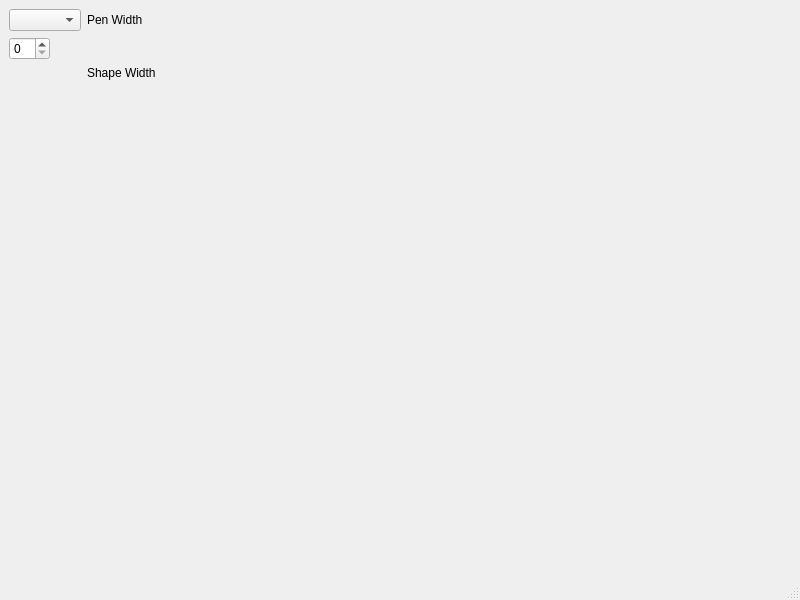
<?xml version="1.0" encoding="UTF-8"?>
<ui version="4.0">
 <class>MainWindow</class>
 <widget class="QMainWindow" name="MainWindow">
  <property name="geometry">
   <rect>
    <x>0</x>
    <y>0</y>
    <width>800</width>
    <height>600</height>
   </rect>
  </property>
  <property name="windowTitle">
   <string>MainWindow</string>
  </property>
  <widget class="QWidget" name="centralwidget">
   <layout class="QFormLayout" name="formLayout">
    <item row="0" column="0">
     <widget class="QComboBox" name="shapeComboBox"/>
    </item>
    <item row="0" column="1">
     <widget class="QLabel" name="penWidthLabel">
      <property name="text">
       <string>Pen Width</string>
      </property>
     </widget>
    </item>
    <item row="1" column="0">
     <widget class="QSpinBox" name="penWidthSpinBox"/>
    </item>
    <item row="2" column="1">
     <widget class="QLabel" name="shapeLabel">
      <property name="text">
       <string>Shape Width</string>
      </property>
     </widget>
    </item>
   </layout>
  </widget>
  <widget class="QMenuBar" name="menubar">
   <property name="geometry">
    <rect>
     <x>0</x>
     <y>0</y>
     <width>800</width>
     <height>24</height>
    </rect>
   </property>
  </widget>
  <widget class="QStatusBar" name="statusbar"/>
 </widget>
 <resources/>
 <connections/>
</ui>
